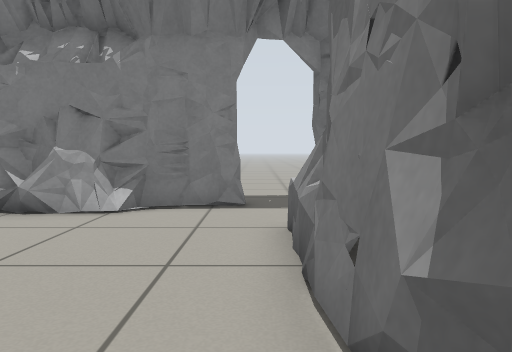
View 1 (above)

12 first-person views from a walk through a robot-simulator world made for Gazebo. The camera is 0.64 m above the floor, tilts 4° down and sees 70° across. The floor is counted in squares, 0.5 m on a side. Each view is taken from the middle of a square. On the plan, view 1 faces up. The plan holds only what a view shows up to about 15 squares ahead; the rest is blank.

View 2
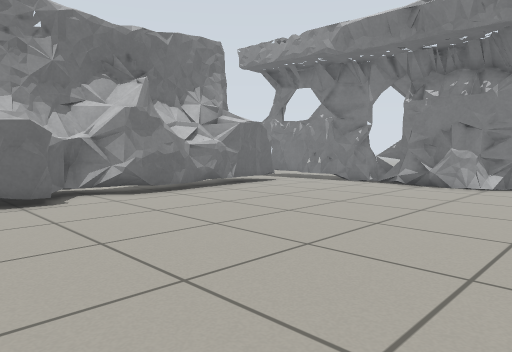

View 3
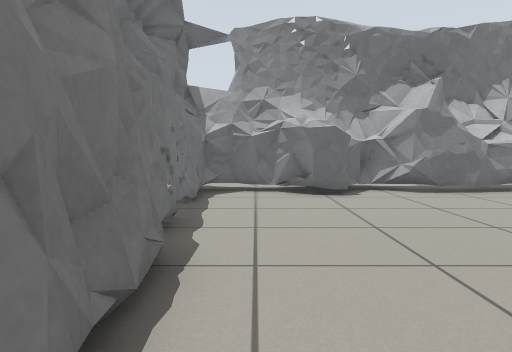

View 4
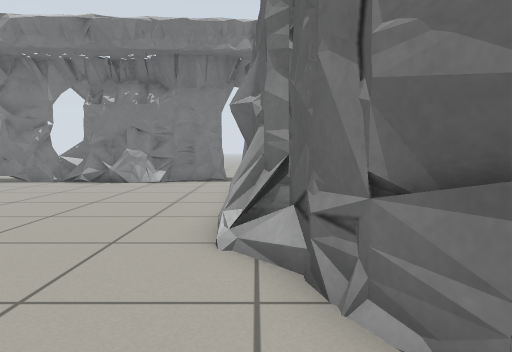

View 5
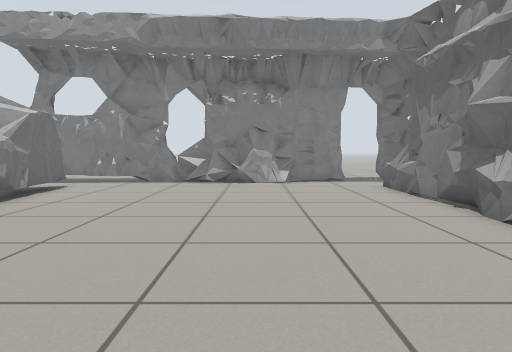

View 6
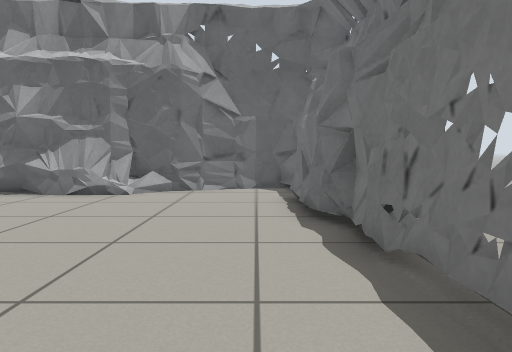

View 7
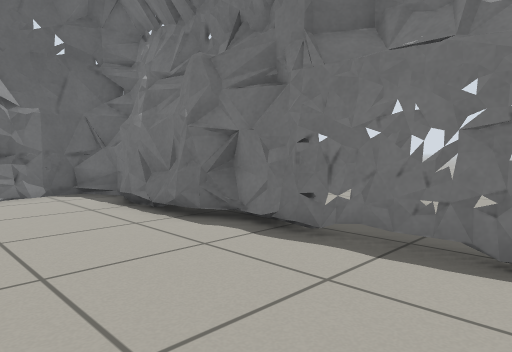

View 8
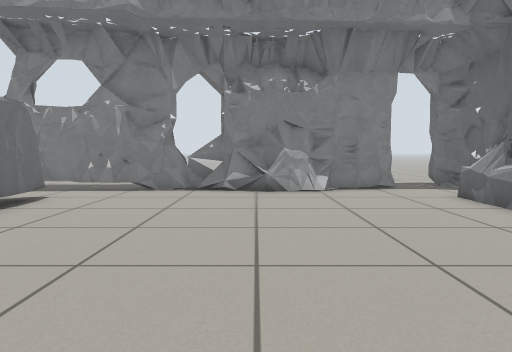

View 9
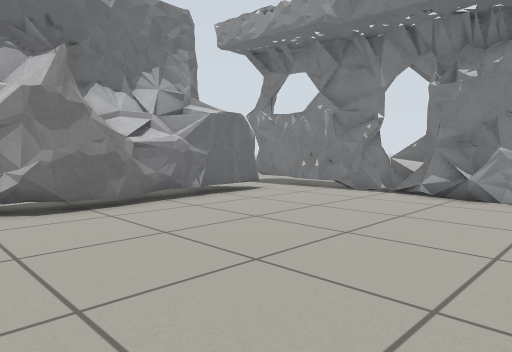

View 10
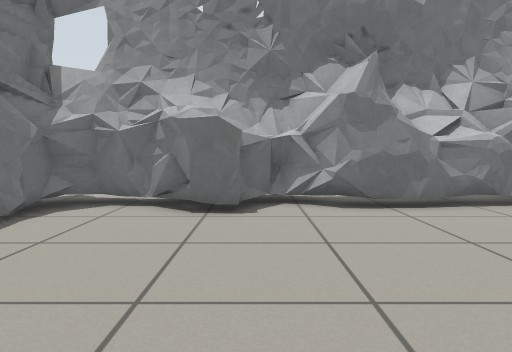

View 11
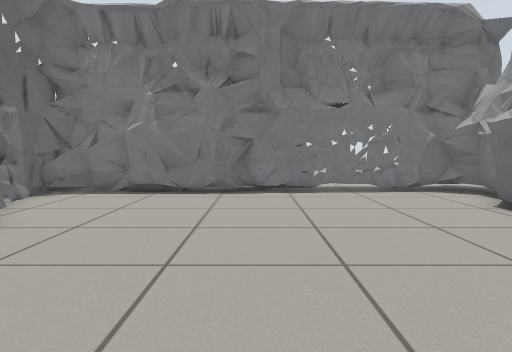

View 12
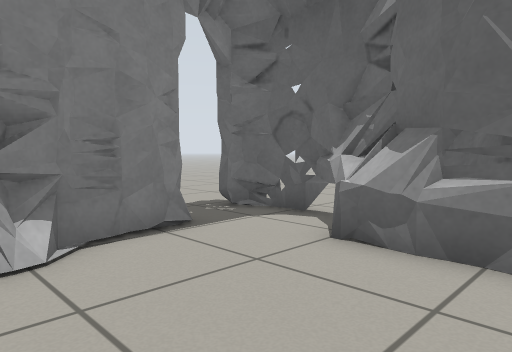

### Floor plan
Key: @ floor where view 1 was taken; # wall or solid block; . floor; = window, fence, low wall or low ledge.
Columns run from 13 left of view 1 to 3 right of it. Each row starts with its distance up from view 1.
 11              ...
 10  ...         ...
  9  ..###.#  ###..#
  8 ######=######..#.
  7 ........=......#.
  6  .............##
  5   #...........##
  4  ##...........##
  3  ##...........#
  2  ##...........#
  1  ###..........#
  0   ##.........@##
 -1   ##..........##
 -2  ##...........##
 -3  ###..........##
 -4   ##...........#
 -5  .##...........#
 -6  .#............#
 -7 ..##......####.#
 -8 ..##############
 -9  .##  .. ##  ##

Positions as (right, up) in squares from view 1, and headings:
1: (0, 0), facing up
2: (0, -6), facing up-left
3: (1, -6), facing left
4: (1, -7), facing up
5: (-4, -7), facing up
6: (-10, -6), facing right
7: (-9, -3), facing down-right
8: (-5, -4), facing up
9: (-2, -3), facing up-left
10: (-2, -3), facing left
11: (-4, 4), facing down
12: (-4, 3), facing up-right
